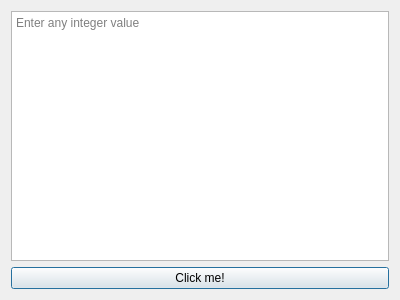
<?xml version="1.0" encoding="UTF-8"?>
<ui version="4.0">
 <class>Dialog</class>
 <widget class="QDialog" name="Dialog">
  <property name="geometry">
   <rect>
    <x>0</x>
    <y>0</y>
    <width>400</width>
    <height>300</height>
   </rect>
  </property>
  <property name="windowTitle">
   <string>Dialog</string>
  </property>
  <layout class="QVBoxLayout" name="verticalLayout">
   <item>
    <widget class="QPlainTextEdit" name="plainTextEdit">
     <property name="placeholderText">
      <string>Enter any integer value</string>
     </property>
    </widget>
   </item>
   <item>
    <widget class="QPushButton" name="pushButton">
     <property name="text">
      <string>Click me!</string>
     </property>
    </widget>
   </item>
  </layout>
 </widget>
 <resources/>
 <connections/>
</ui>
